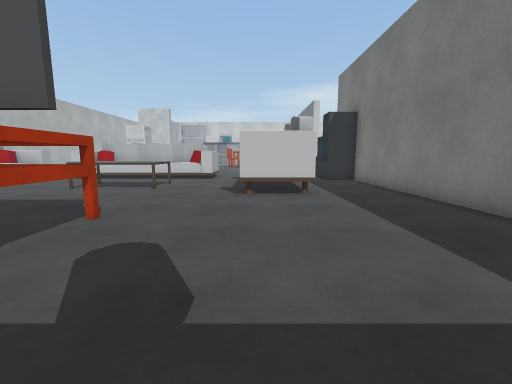
[1] (above)

21 first-person views from a walk through a 3-D level made in the Unity game engine. The camera is 1.2 m above the floor, tilts 8° down and sees 90° across. The floor is counted in squares, 1 m on a side. Each view is taken from the middle of a square. On the plan, view 1 faces up. The plan holds only what a view shows up to about 12 squares ahead; the rest is blank. The place goes on beyond the plan. The player is left out. Some surface patterns are stand-ins.

[2]
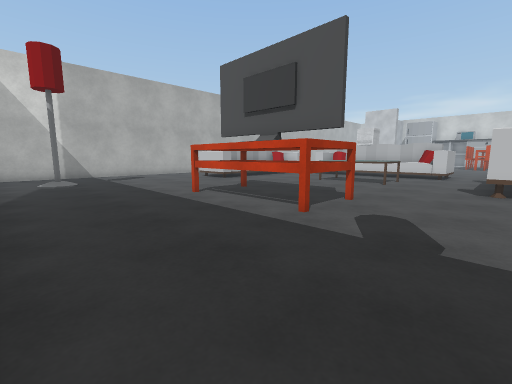

[3]
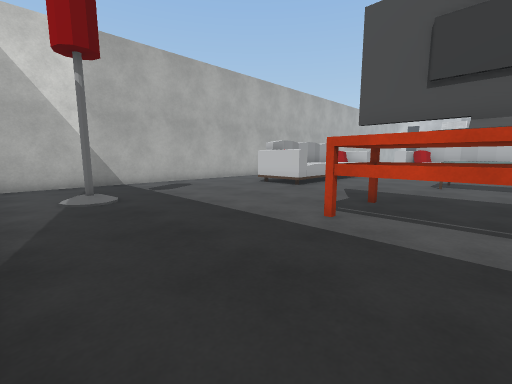

[4]
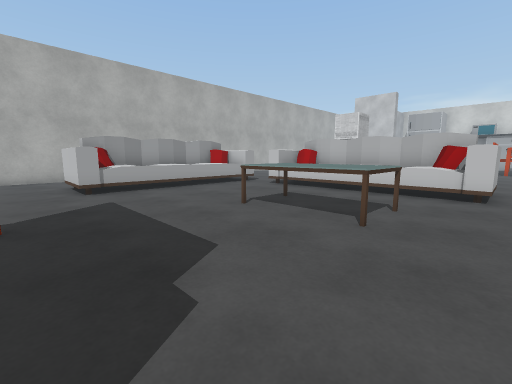

[5]
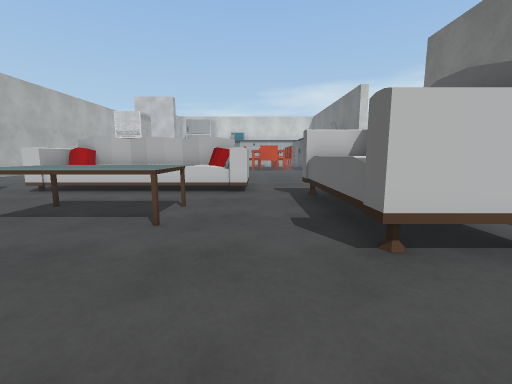

[6]
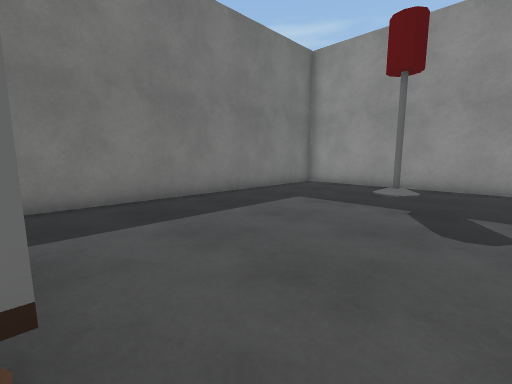

[7]
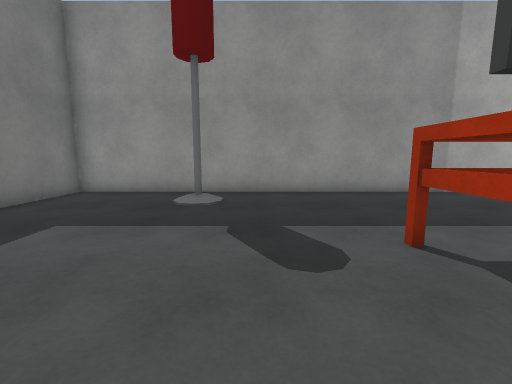

[8]
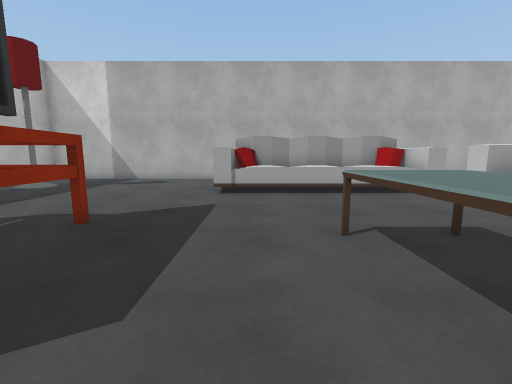

[9]
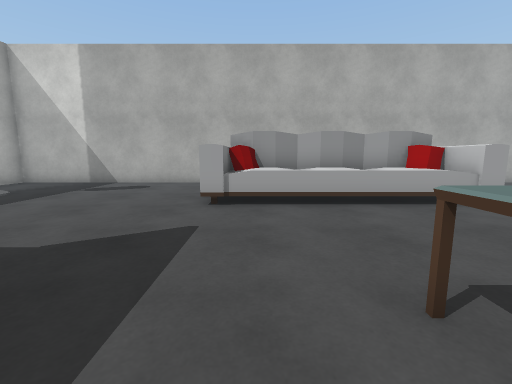

[10]
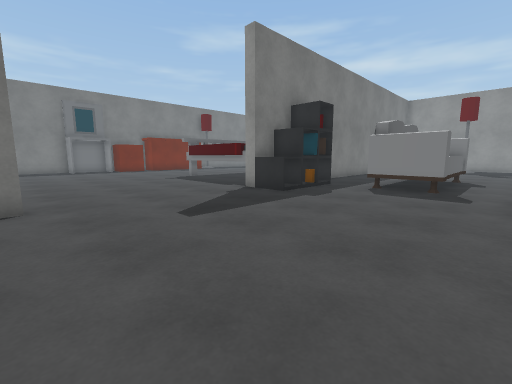

[11]
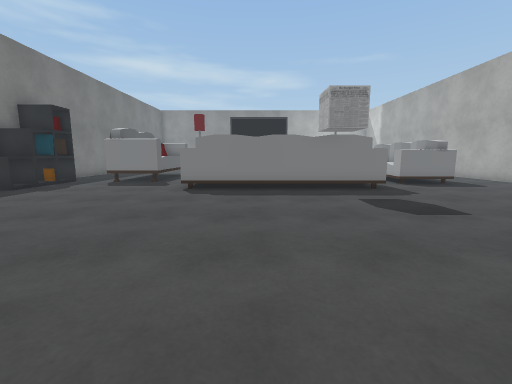

[12]
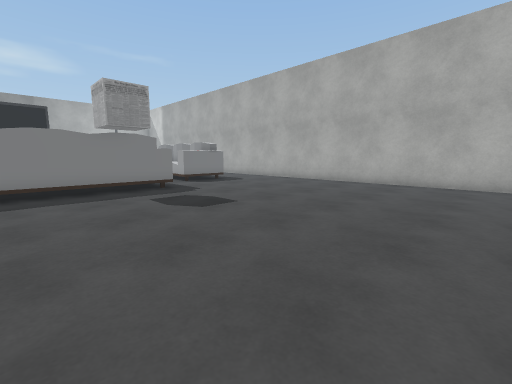

[13]
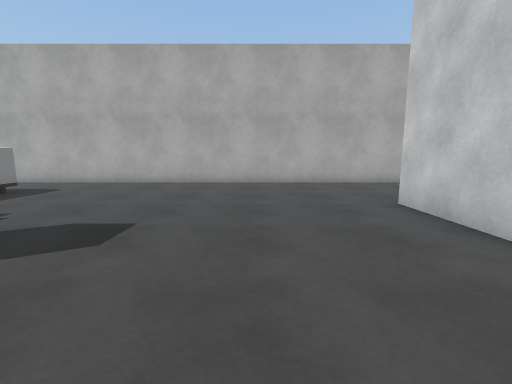

[14]
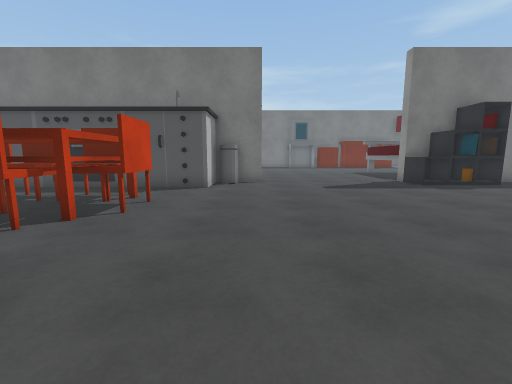

[15]
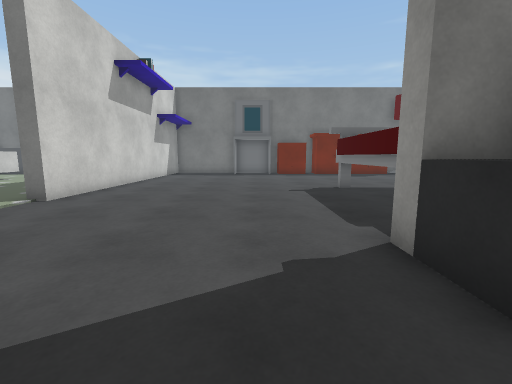

[16]
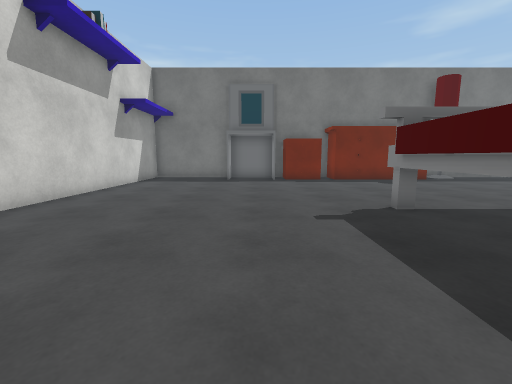

[17]
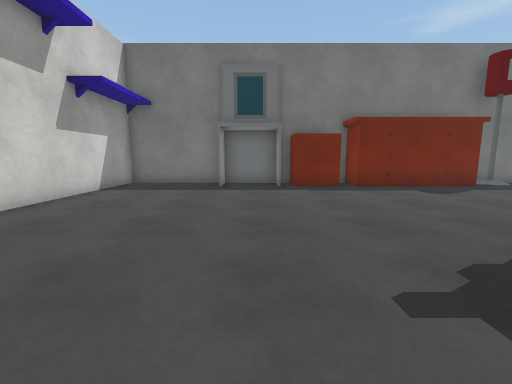

[18]
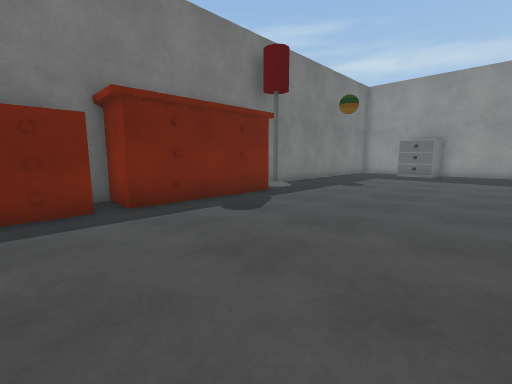

[19]
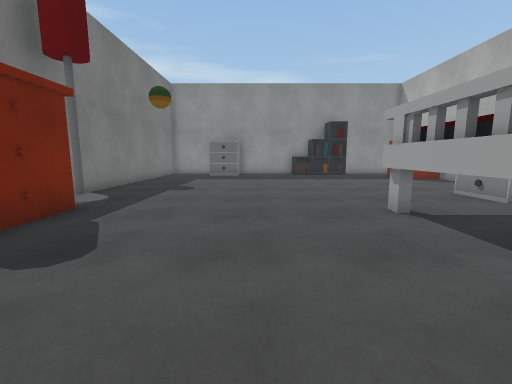

[20]
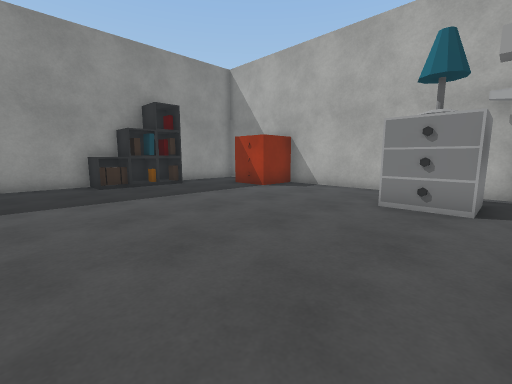

[21]
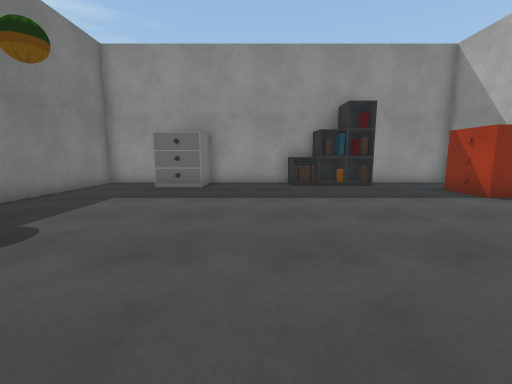

### Floor plan
Key: @ floor where view 1 was taken; # wall or solid block; . floor; ^ raised ledge; T table; S sofa; H thing the floor can be seen under or through; B books; C chair; R drawers; L lamp.
Columns run from 17 left of view 1 to 20 right of it. Each row starts with its distance up from view 1.
 27 #...          CC^^C.#
 26 #.....###   ...CCC..#      .
 25 #...................###   ..
 24 #....................##  .############
 23 #.....................#...............
 22 #.....................................
 21 #.....................................
 20 #.....................................
 19 #....................................#
 18 #.....................................
 17 #...................................##
 16 #.......#^^^^^#......^#.............RR
 15 #.......#^^^^^#^.....## ^^^^^H......RR
 14 #...^^^.^^^^^^^^.....B#      H......##
 13 #...#^^..........SSS.B#       ......#
 12 #.  ^^^..........SS ..#      H......#
 11 #   ^^^...TTTT...SS ..#      H......#
 10     ^^^...TTTT...SS ..#      H......##
  9     ^^^....TTT...SSS..# R^^^^H.......#
  8     #^^..........SSS..#  RR..........L
  7 #...#^^...............#  R............
  6 #.....................#...............
  5 #.........HHHHH.......#...............
  4 #.........H   H.......#...............
  3 #.........HHHHH.......#...............
  2 #.....................#RR.............
  1 #.....................# R.............
  0 #...#............@....# R.............
 -1 #.....................# ...###...RRR..
 -2 #.....................#...###^...R  ..
 -3 ####   ###########################  ##

Positions as (right, up) in squares from view 1, and headings:
1: (0, 0), facing up
2: (0, -2), facing up-left
3: (-5, -2), facing up-left
4: (-2, 5), facing up-left
5: (-2, 5), facing up
6: (-2, 8), facing down-right
7: (-1, 6), facing down
8: (-3, 8), facing left
9: (-5, 8), facing left
10: (-2, 23), facing down-right
11: (-5, 25), facing down
12: (-5, 25), facing down-left
13: (-5, 22), facing left
14: (-7, 23), facing right
15: (2, 18), facing right
16: (6, 18), facing right
17: (9, 18), facing right
18: (13, 16), facing down-right
19: (15, 15), facing down
20: (15, 9), facing down-left
21: (14, 9), facing down
